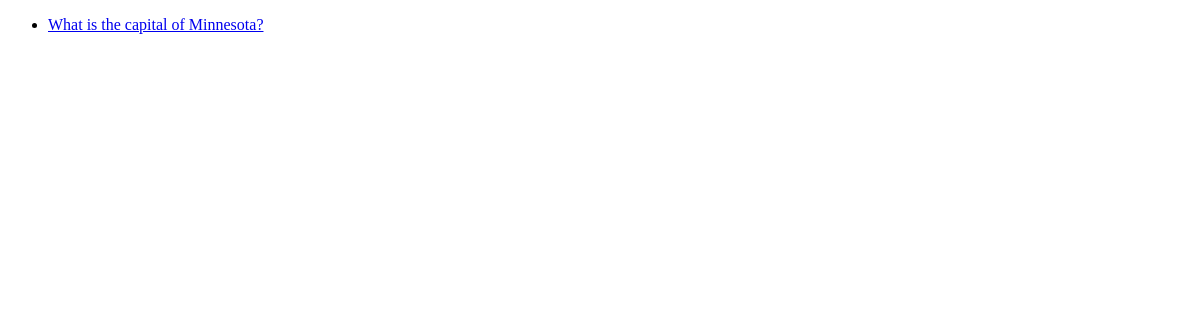
/polls/, run on an earlier commit of the app's database.
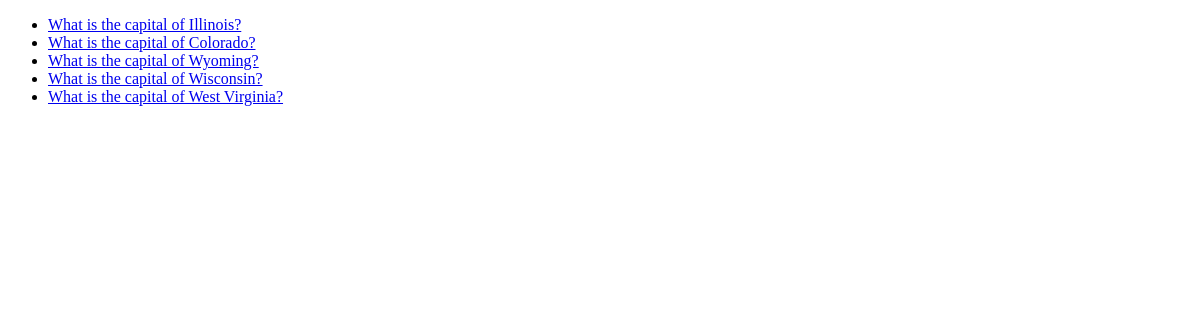
And on a later commit of the database.
### polls/models.py (models this page shows, shortened)
class Question(models.Model):
    question_text = models.CharField(max_length=200)
    pub_date = models.DateTimeField('date published')

### polls/views.py (the view)
# urls.py: path('', views.IndexView.as_view(), name='index'),
class IndexView(generic.ListView):
    template_name = 'polls/index.html'
    context_object_name = 'latest_question_list'
    def get_queryset(self):
        return Question.objects.filter(
            pub_date__lte=timezone.now()
            ).order_by('-pub_date')[:5]

### polls/templates/polls/index.html (shortened to what this page needs)
<!DOCTYPE html>
<html lang="en">
<head>
</head>
<body>
    {% if latest_question_list %}
    <ul>
    {% for question in latest_question_list %}
        <li><a href="{% url 'polls:detail' question.id %}">{{ question.question_text }}</a></li>
    {% endfor %}
    </ul>
{% else %}
    <p>No polls are available.</p>
{% endif %}
</body>
</html>

What changed in the data, as far as the page shows it:
no longer on this page (row unchanged): Question: question_text "What is the capital of Minnesota?"
added Question: question_text "What is the capital of Illinois?"
added Question: question_text "What is the capital of Colorado?"
added Question: question_text "What is the capital of Wyoming?"
added Question: question_text "What is the capital of Wisconsin?"
added Question: question_text "What is the capital of West Virginia?"
